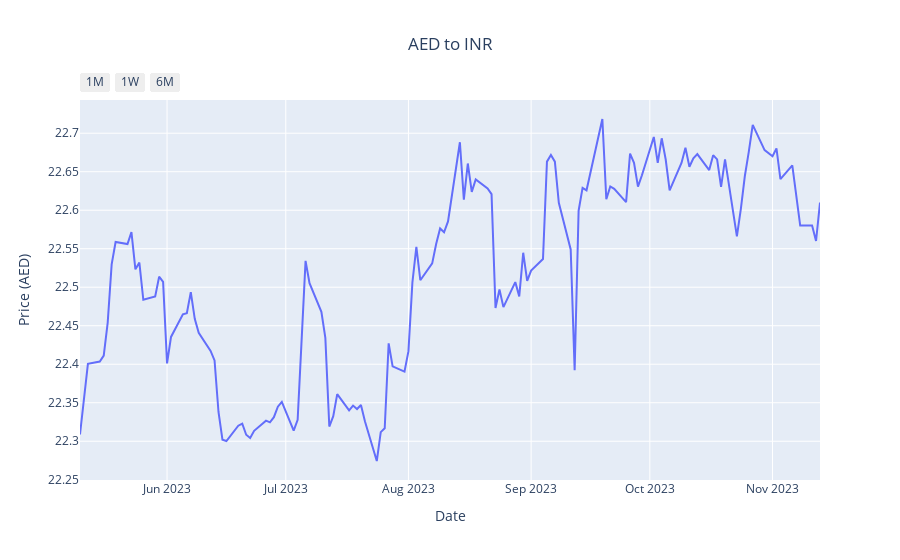

This figure's notebook cell:
### Code cell
fig = go.Figure()
fig.add_trace(go.Scatter(x=currencies.index, y=currencies['price'], name='INR'))
#time buttons
time_buttons = [
    {"count" : 1, 'step' : 'month', 'stepmode' : 'backward', 'label' : '1M'},
    #1 week
    {"count" : 7, 'step' : 'day', 'stepmode' : 'backward', 'label' : '1W'},
    #6 months
    {"count" : 6, 'step' : 'month', 'stepmode' : 'backward', 'label' : '6M'},
]
fig.update_layout(
    {
        "xaxis" : {
            "rangeselector" : {
                "buttons" : time_buttons
            },
            #add axis name
            "title" : "Date",
        },
        "yaxis" : {
            "title" : "Price (AED)"
        },
        #add title centred
        "title" : {
            "text" : "AED to INR",
            "x" : 0.5,
        },
    }
)
fig.show()

### Figure 1 — Plotly figure (JSON) as saved in the notebook; plotly's stock layout.template omitted (floating-point values rounded to 4 significant figures; data arrays with more than 128 entries replaced by an {"elided": "..."} marker saying what was removed)
{"data": [{"name": "INR", "type": "scatter", "x": {"elided": "135 str values"}, "y": {"elided": "135 float values"}}], "layout": {"title": {"text": "AED to INR", "x": 0.5}, "xaxis": {"rangeselector": {"buttons": [{"count": 1, "label": "1M", "step": "month", "stepmode": "backward"}, {"count": 7, "label": "1W", "step": "day", "stepmode": "backward"}, {"count": 6, "label": "6M", "step": "month", "stepmode": "backward"}]}, "title": {"text": "Date"}}, "yaxis": {"title": {"text": "Price (AED)"}}}}
